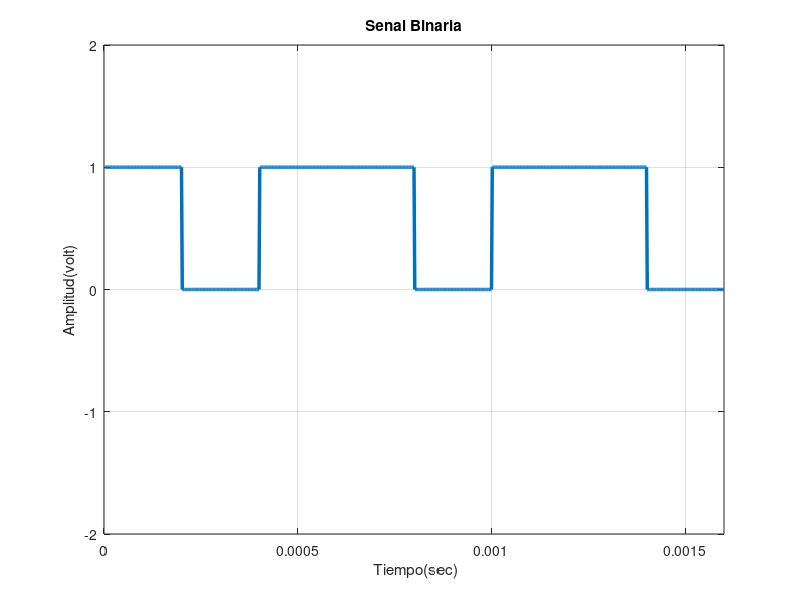

Reproduce this figure in MATLAB.
%% =================================================================
%  Actividad 1 - Ingenieria de Comunicaciones 2
% =================================================================

%% Q2.a) Señal senoidal
clc, clear;
fs = 40              % Frecuencia de muestreo
t = [0:1/(fs):2];    % Intervalo de t
f = 2                % frecuencia en Hz
G = 1;               % Ampltud
y = G*sin(2*pi*f*t)  % Señal

axis([0 2 -G G])
plot(t,y)            % Grafica de la Señal

%% Q2.b) Cuantizacion Ideal (Ancho de pulso = 0)
clc, clear;
fs = 40              % Frecuencia de muestreo
t = [0:1/(fs):2];    % Intervalo de t
f = 2                % frecuencia en Hz
G = 1;               % Ampltud
axis([0 2 -G G])     % Ejes

y = G*sin(2*pi*f*t)  % Señal
stem(t,y)            % Señal con ancho de pulso 0

%% Q2.c)  Cuantizacion Real (Ancho de pulso distinto a 0)
clc, clear;
fs = 40              % Frecuencia de muestreo
t = [0:0.0001:2];    % Intervalo de t
d = [0:1/(fs):2];    % Cuantizacion basado en a frec de muestreo
f = 2                % frecuencia en Hz
G = 1;               % Ampltud
axis([0 2 -G G])     % Ejes

y = G*sin(2*pi*f*t)  % Señal
h = pulstran(t,d,'rectpuls',0.01); % Función tren de pulsos unitarios
sampling = h.*y;     % Muestreo
plot(t,sampling,t,y) % Señal con ancho de pulso distint de 0

%% Q3  Cuantizacion Real (Ancho de pulso distinto a 0)
clc, clear;
fs = 20;             % Frecuencia de muestreo
t = [0:0.0001:3];    % Intervalo de t
d = [0:1/(fs):3];    % Cuantizacion basado en a frec de muestreo
f = 1;               % frecuencia de la señal
G = 1;               % Ampltud
axis([0 2 -G G])     % Ejes

y = G*pulstran(t,d,'tripuls',1)-1;

%% Q4.a) SEÑAL TRIANGULAR CONTINUA
clear, clc
fs = 20;             % Frecuencia de muestreo  
t = [0:0.001:3];     % Intervalo de t
d = [0:1:3];         % Cuantizacion basado en a frec de muestreo
G = 1;               % Amplitud
y = 2*G*pulstran(t,d,'tripuls',1)-1; % Señal triangular
plot (t,y)           % Grafica de la señal continua

%% Q4.b) SEÑAL TRIANGULAR CUANTIZADA
clear, clc
fs = 20;             % Frecuencia de muestreo  
t = [0:0.001:3];     % Intervalo de t
d = [0:1:3];         % frec de señal
G = 1;               % Ampltud
y = 2*G*pulstran(t,d,'tripuls',1)-1;

e = [0:1/(fs):3];      % Cuantizacion basado en frec de muestreo   
h = pulstran(t,e,'rectpuls',0.01); % Tren de pulsos unitarios
sampling = h.*y;       % Muestreo
plot(t,sampling,t,y)   % Señal cuantizada

%% SEÑAL DIGITAL CONTINUA
clear, clc
fs = 20;             % Frecuencia de muestreo  
t = [0:0.001:12];    % Intervalo de t
G = 1;               % Ampltud

y = G*square(t);     % Señal digital
plot(t,y,'LineWidth',3) % Grafica de señal digital

%% SEÑAL DIGITAL CUANTIZADA
clear, clc
fs = 20;             % Frecuencia de muestreo  
t = [0:0.001:12];    % Intervalo de t
G = 1;               % Ampltud

y = G*square(t);     % Señal digital
e = [0:1/(fs):12];   % Cuantizacion basado en frec de muestreo   
h = pulstran(t,e,'rectpuls',0.01); % Tren de pulsos unitarios
sampling = h.*y;     % Muestreo
plot(t,sampling,t,y) % Señal cuantizada

%% SUMA DE 2 SEÑALES SENOIDALES CON DISTINTA FRECUENCIA
clear, clc
t = [0:0.001:1];      % Intervalo de t
f1 = 10;              % Frecuencia de la señal 1
f2 = 20;              % Frecuencia de la señal 2
G = 1;                % Amplitud de las señales

x = G*sin(2*pi*f1*t); % Señal 1
y = G*sin(2*pi*f2*t); % Señal 2 
z = x+y;              % Resultante

plot(t,z)

%% SUMA DE 2 SEÑALES SENOIDALES CON DISTINTA FRECUENCIA
% SEÑAL CUANTIZADA
clear, clc
fs = 100              % Frecuencia de muestreo
t = [0:0.001:1];      % Intervalo de t
f1 = 10;              % Frecuencia de la señal 1
f2 = 20;              % Frecuencia de la señal 2
G = 1;                % Amplitud de las señales

x = G*sin(2*pi*f1*t); % Señal 1
y = G*sin(2*pi*f2*t); % Señal 2
z = x+y;              % Resultante

d = [0:1/(fs):1];    % Cuantizacion basado en frec de muestreo   
h = pulstran(t,d,'rectpuls',0.001); % Tren de pulsos unitarios
sampling = h.*z;     % Muestreo
plot(t,sampling,t,z) % Señal cuantizada


%% SEÑAL SAMPLING
G = 1;
t = [-2*G:0.001:2*G];      % Intervalo de t
y = sinc(t)

grid on;
plot(t,y)

%% GRAFICA DE LA SEÑAL BINARIA
clc, clear;

% Señal binaria en bits
x = [1 0 1 1 0 1 1 0];   
% Ancho de pulso de cada bit
ap  = 200e-6;                                                     

% Grafica de la señal binaria
bit=[]; 
for n=1:1:length(x)
    if x(n)==1;
        se=ones(1,100);
    else x(n)==0;
        se=zeros(1,100);
    end
    bit=[bit se];
end

t = ap /100: ap /100: 100*length(x)*(ap /100);
plot(t,bit,'lineWidth',2.5);
grid on;
axis([ 0 ap *length(x) -2 2]);

ylabel('Amplitud(volt)');
xlabel(' Tiempo(sec)');
title('Senal Binaria');

% CALCULO DE LA VELOCIDAD BINARIA
vb = 1/ap;
X = sprintf('La velocidad binaria es %d bps',vb);
disp(X)

% CALCULO DEL ANCHO DE BANDA DE LA SEÑAL
bw = 8*vb;
Y = sprintf('La señal tiene 8 bits, entonces el ancho de banda sera %d bps',bw);
disp(Y)



















